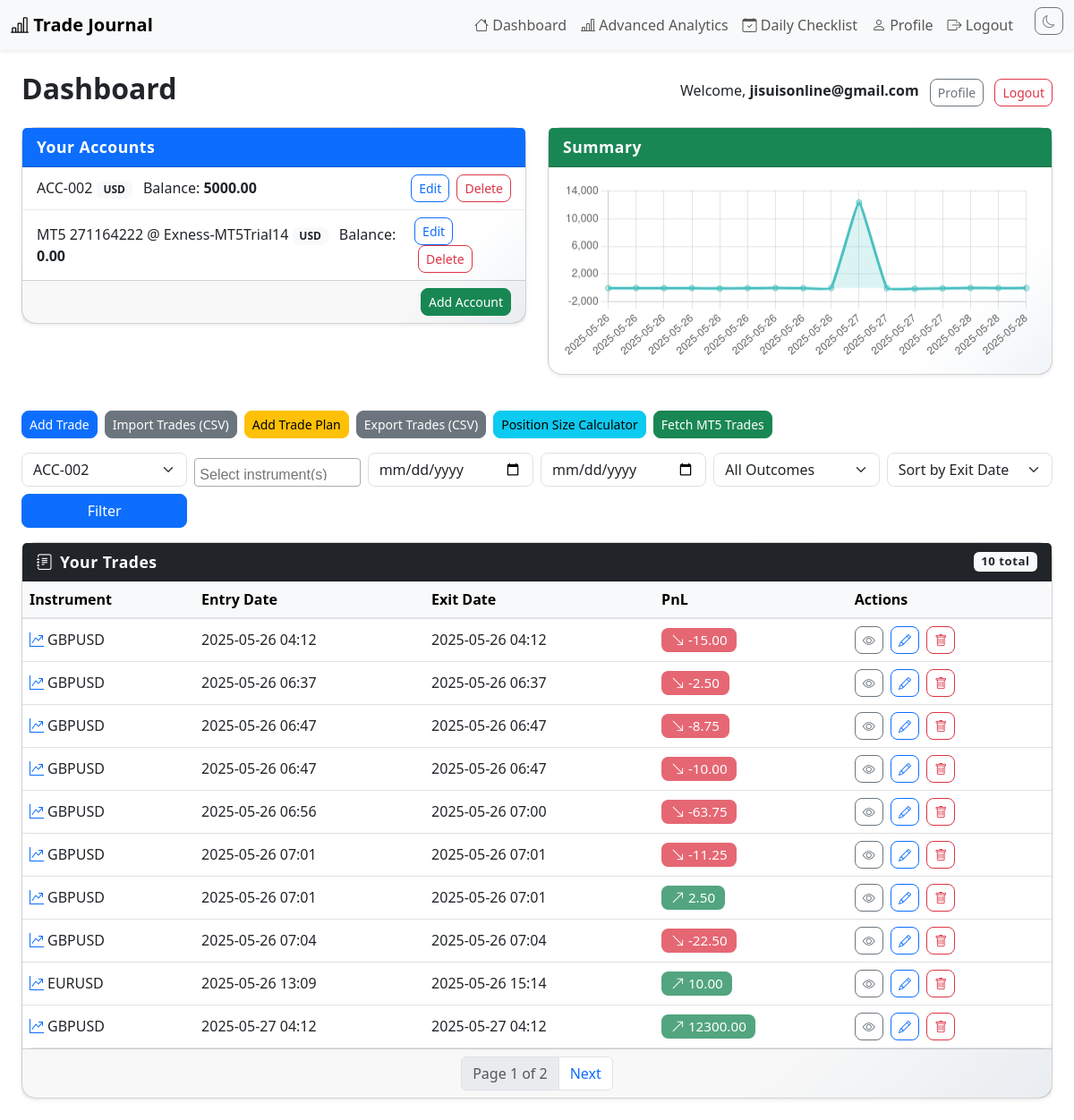
The page /dashboard/ (signed in) on the database its author committed.
### core/models.py (models this page shows, shortened)
class User(AbstractUser):
    email = models.EmailField(unique=True)
    phone = models.CharField(max_length=20, blank=True, null=True)
    USERNAME_FIELD = 'email'
    REQUIRED_FIELDS = ['username']

class Account(models.Model):
    user = models.ForeignKey('User', on_delete=models.CASCADE, related_name='accounts')
    name = models.CharField(max_length=100)
    balance = models.DecimalField(max_digits=12, decimal_places=2)
    currency = models.CharField(max_length=10, default='USD')
    created_at = models.DateTimeField(auto_now_add=True)
    mt5_account_number = models.CharField(max_length=32, blank=True, null=True)
    mt5_server = models.CharField(max_length=128, blank=True, null=True)
    mt5_last_fetch = models.DateTimeField(blank=True, null=True)

class Trade(models.Model):
    account = models.ForeignKey('Account', on_delete=models.CASCADE, related_name='trades')
    instrument = models.CharField(max_length=100)
    entry_price = models.DecimalField(max_digits=12, decimal_places=4)
    exit_price = models.DecimalField(max_digits=12, decimal_places=4)
    entry_date = models.DateTimeField()
    exit_date = models.DateTimeField()
    quantity = models.DecimalField(max_digits=12, decimal_places=2)
    notes = models.TextField(blank=True)
    tags = models.ManyToManyField('Tag', blank=True)
    session = models.ForeignKey('Session', null=True, blank=True, on_delete=models.SET_NULL)
    checklist = models.ManyToManyField('ChecklistItem', blank=True)
    positives = models.ManyToManyField('Positive', blank=True)
    negatives = models.ManyToManyField('Negative', blank=True)
    gross_pnl = models.DecimalField(max_digits=12, decimal_places=2, default=0)
    charges = models.DecimalField(max_digits=12, decimal_places=2, default=0)
    net_pnl = models.DecimalField(max_digits=12, decimal_places=2, default=0)
    @property
    def pnl(self):
        return self.net_pnl

### core/views.py (the view)
# urls.py: path('dashboard/', views.dashboard_view, name='dashboard'),
@login_required
def dashboard_view(request):
    accounts = Account.objects.filter(user=request.user)
    trades = Trade.objects.filter(account__user=request.user)
    instrument = request.GET.getlist('instrument')
    outcome = request.GET.get('outcome', '')
    account_number = request.GET.get('account_number', '')
    start_date = request.GET.get('start_date', '')
    end_date = request.GET.get('end_date', '')
    sort = request.GET.get('sort', 'exit_date')
    if instrument and 'ALL' not in instrument:
        trades = trades.filter(instrument__in=instrument)
    if outcome == 'win':
        trades = trades.filter(exit_price__gt=F('entry_price'))
    elif outcome == 'loss':
        trades = trades.filter(exit_price__lt=F('entry_price'))
    if account_number:
        try:
            account_number_int = int(account_number)
            trades = trades.filter(account__pk=account_number_int)
        except ValueError:
            pass
    if start_date:
        trades = trades.filter(exit_date__date__gte=parse_date(start_date))
    if end_date:
        trades = trades.filter(exit_date__date__lte=parse_date(end_date))
    if sort:
        trades = trades.order_by(sort)
    paginator = Paginator(trades, 10)  # Show 10 trades per page
    page_number = request.GET.get('page')
    page_obj = paginator.get_page(page_number)
    base_currency = request.GET.get('base_currency', 'USD')
    conversion_rates = {
        'USD': 1.0,
        'EUR': 0.92,
        'GBP': 0.79,
        'JPY': 156.0,
        'CAD': 1.36,
    }
    account_summaries = []
    for account in accounts:
        account_trades = trades.filter(account=account)
        account_pnl = sum([t.pnl for t in account_trades])
        rate = conversion_rates.get(account.currency, 1.0) / conversion_rates.get(base_currency, 1.0)
        account_summary = {
            'name': account.name,
            'balance': account.balance,
            'currency': account.currency,
            'pnl': account_pnl,
            'converted_balance': float(account.balance) * rate,
            'converted_pnl': float(account_pnl) * rate,
        }
        account_summaries.append(account_summary)
    total_pnl = sum([t.pnl for t in trades])
    total_trades = trades.count()
    wins = trades.filter(exit_price__gt=F('entry_price')).count()
    losses = trades.filter(exit_price__lt=F('entry_price')).count()
    win_rate = (wins / total_trades * 100) if total_trades else 0
    avg_risk_reward = (
        sum([(t.exit_price - t.entry_price) / abs(t.entry_price) for t in trades if t.entry_price != 0]) / total_trades
        if total_trades else 0
    )
    pnl_dates = [t.exit_date.strftime('%Y-%m-%d') for t in trades.order_by('exit_date')]
    pnl_values = [float(t.pnl) for t in trades.order_by('exit_date')]
    instrument_stats = []
    instrument_map = defaultdict(list)
    for t in trades:
        instrument_map[t.instrument].append(t)
    for instrument_name, tlist in instrument_map.items():
        count = len(tlist)
        wins = len([t for t in tlist if t.exit_price > t.entry_price])
        pnl = sum([t.pnl for t in tlist])
        win_rate_inst = (wins / count * 100) if count else 0
        instrument_stats.append({
            'instrument': instrument_name,
            'count': count,
            'win_rate': win_rate_inst,
            'pnl': pnl,
        })
    outcome_stats = []
    for outcome_label, filter_func in [
        ("Win", lambda t: t.exit_price > t.entry_price),
        ("Loss", lambda t: t.exit_price < t.entry_price),
        ("Break-even", lambda t: t.exit_price == t.entry_price),
    ]:
        tlist = [t for t in trades if filter_func(t)]
        count = len(tlist)
        wins = len([t for t in tlist if t.exit_price > t.entry_price])
        pnl = sum([t.pnl for t in tlist])
        win_rate_outcome = (wins / count * 100) if count else 0
        outcome_stats.append({
            'outcome': outcome_label,
            'count': count,
            'win_rate': win_rate_outcome,
            'pnl': pnl,
        })
    instrument_list = list(Instrument.objects.values_list('name', flat=True).order_by('name'))
    account_options = [(account.pk, account.name) for account in accounts]
    default_account = account_options[0][0] if account_options else ''
    filter_dict = {
        'instrument': instrument,
        'outcome': outcome,
        'account_number': account_number,
        'start_date': start_date,
        'end_date': end_date,
        'sort': sort,
    }
    return render(request, 'dashboard.html', {
        'accounts': accounts,
        'account_summaries': account_summaries,
        'trades': page_obj.object_list if 'page_obj' in locals() else trades,
        'page_obj': page_obj if 'page_obj' in locals() else None,
        'total_pnl': total_pnl,
        'win_rate': win_rate,
        'avg_risk_reward': avg_risk_reward,
        'pnl_dates': pnl_dates,
        'pnl_values': pnl_values,
        'filter': filter_dict,
        'base_currency': base_currency,
        'conversion_rates': conversion_rates,
        'instrument_stats': instrument_stats,
        'outcome_stats': outcome_stats,
        'instrument_list': instrument_list,
        'account_options': account_options,
        'default_account': default_account,
    })

### core/templates/dashboard.html (shortened to what this page needs)
{% extends 'base.html' %}
{% block content %}
<div class="container my-4">
  <div class="d-flex justify-content-between align-items-center mb-3">
    <h2 class="fw-bold">Dashboard</h2>
    <div>
      <span class="me-2">Welcome, <strong>{{ user.email }}</strong></span>
      <a href="{% url 'profile' %}" class="btn btn-outline-secondary btn-sm">Profile</a>
      <a href="{% url 'logout' %}" class="btn btn-outline-danger btn-sm ms-2">Logout</a>
    </div>
  </div>
  <div class="row mb-4">
    <div class="col-md-6">
      <div class="card shadow-sm mb-3">
        <div class="card-header bg-primary text-white">Your Accounts</div>
        <ul class="list-group list-group-flush">
          {% for account in accounts %}
            <li class="list-group-item d-flex justify-content-between align-items-center">
              <span>{{ account.name }} <span class="badge bg-light text-dark">{{ account.currency }}</span> <span class="ms-2">Balance: <strong>{{ account.balance }}</strong></span></span>
              <span>
                <a href="{% url 'account_edit' account.pk %}" class="btn btn-sm btn-outline-primary">Edit</a>
                <a href="{% url 'account_delete' account.pk %}" class="btn btn-sm btn-outline-danger ms-1">Delete</a>
              </span>
            </li>
          {% empty %}
            <li class="list-group-item">No accounts yet.</li>
          {% endfor %}
        </ul>
        <div class="card-footer text-end">
          <a href="{% url 'account_create' %}" class="btn btn-success btn-sm">Add Account</a>
        </div>
      </div>
    </div>
    <div class="col-md-6">
      <div class="card shadow-sm mb-3">
        <div class="card-header bg-success text-white">Summary</div>
        <div class="card-body">
          <canvas id="pnlChart" width="400" height="150"></canvas>
        </div>
      </div>
    </div>
  </div>
  <div class="d-flex flex-wrap gap-2 mb-3">
    <a href="{% url 'trade_create' %}" class="btn btn-primary btn-sm">Add Trade</a>
    <a href="{% url 'trade_import_csv' %}" class="btn btn-secondary btn-sm">Import Trades (CSV)</a>
    <a href="{% url 'trade_plan_create' %}" class="btn btn-warning btn-sm">Add Trade Plan</a>
    <a href="{% url 'trade_export_csv' %}" class="btn btn-secondary btn-sm">Export Trades (CSV)</a>
    <a href="{% url 'position_size_calculator' %}" class="btn btn-info btn-sm">Position Size Calculator</a>
    <a href="{% url 'fetch_mt5_trades' %}" class="btn btn-success btn-sm">Fetch MT5 Trades</a>
  </div>
  <form method="get" class="row g-2 mb-3 align-items-end">
    <div class="col-md-2">
      <select name="account_number" class="form-select">
        {% for pk, name in account_options %}
          <option value="{{ pk }}" {% if filter.account_number == pk|stringformat:"s" %}selected{% elif not filter.account_number and pk == default_account %}selected{% endif %}>{{ name }}</option>
        {% endfor %}
      </select>
    </div>
    <div class="col-md-2">
    </div>
    <div class="col-md-2">
      <input type="date" name="start_date" class="form-control" value="{{ filter.start_date }}">
    </div>
    <div class="col-md-2">
      <input type="date" name="end_date" class="form-control" value="{{ filter.end_date }}">
    </div>
    <div class="col-md-2">
      <select name="outcome" class="form-select">
        <option value="">All Outcomes</option>
      </select>
    </div>
    <div class="col-md-2">
      <select name="sort" class="form-select">
        <option value="exit_date" {% if filter.sort == 'exit_date' %}selected{% endif %}>Sort by Exit Date</option>
      </select>
    </div>
    <div class="col-md-2">
      <button type="submit" class="btn btn-primary w-100">Filter</button>
    </div>
  </form>
  <div class="card shadow-sm mb-4">
    <div class="card-header bg-dark text-white d-flex align-items-center justify-content-between">
      <span><i class="bi bi-journal-text me-2"></i>Your Trades</span>
      <span class="badge bg-light text-dark">{{ trades|length }} total</span>
    </div>
    <div class="table-responsive">
      <table class="table table-hover align-middle mb-0">
        <thead class="table-light">
          <tr>
            <th>Instrument</th>
            <th>Entry Date</th>
            <th>Exit Date</th>
            <th>PnL</th>
            <th>Actions</th>
          </tr>
        </thead>
        <tbody>
          {% for trade in trades %}
          <tr class="trade-row" data-href="{% url 'trade_detail' trade.pk %}" style="cursor:pointer;">
            <td><i class="bi bi-graph-up-arrow me-1 text-primary"></i>{{ trade.instrument }}</td>
            <td>{{ trade.entry_date|date:'Y-m-d H:i' }}</td>
            <td>{{ trade.exit_date|date:'Y-m-d H:i' }}</td>
            <td>
              {% if trade.pnl >= 0 %}
                <span class="badge badge-pnl bg-success bg-opacity-75 text-white"><i class="bi bi-arrow-up-right me-1"></i>{{ trade.pnl|floatformat:2 }}</span>
              {% else %}
                <span class="badge badge-pnl bg-danger bg-opacity-75 text-white"><i class="bi bi-arrow-down-right me-1"></i>{{ trade.pnl|floatformat:2 }}</span>
              {% endif %}
            </td>
            <td>
              <a href="{% url 'trade_detail' trade.pk %}" class="btn btn-sm btn-outline-secondary me-1" data-bs-toggle="tooltip" title="View Details"><i class="bi bi-eye"></i></a>
              <a href="{% url 'trade_edit' trade.pk %}" class="btn btn-sm btn-outline-primary me-1" data-bs-toggle="tooltip" title="Edit"><i class="bi bi-pencil"></i></a>
              <a href="{% url 'trade_delete' trade.pk %}" class="btn btn-sm btn-outline-danger" data-bs-toggle="tooltip" title="Delete"><i class="bi bi-trash"></i></a>
            </td>
          </tr>
          {% empty %}
          <tr><td colspan="5" class="text-center">No trades yet.</td></tr>
          {% endfor %}
        </tbody>
      </table>
    </div>
    <div class="card-footer">
      <nav aria-label="Trade pagination">
        <ul class="pagination justify-content-center mb-0">
          <li class="page-item disabled"><span class="page-link">Page {{ page_obj.number }} of {{ page_obj.paginator.num_pages }}</span></li>
          {% if page_obj.has_next %}
            <li class="page-item">
              <a class="page-link" href="?{% for key, value in filter.items %}{% if value %}{% if key == 'instrument' and value %}{% for v in value %}instrument={{ v|urlencode }}&{% endfor %}{% else %}{{ key }}={{ value|urlencode }}&{% endif %}{% endif %}{% endfor %}page={{ page_obj.next_page_number }}">Next</a>
            </li>
          {% endif %}
        </ul>
      </nav>
    </div>
  </div>
</div>
{% block extra_head %}
<link href="https://cdn.jsdelivr.net/npm/select2@4.1.0-rc.0/dist/css/select2.min.css" rel="stylesheet" />
{% endblock %}
<script>
$(document).ready(function() {
  $('#id_instrument').select2({
    placeholder: 'Select instrument(s)',
    allowClear: true,
    width: '100%',
  });
});
  // Make trade rows clickable (except when clicking action buttons)
  document.querySelectorAll('.trade-row').forEach(function(row) {
    row.addEventListener('click', function(e) {
      if (!e.target.closest('a')) {
        window.location = row.getAttribute('data-href');
      }
    });
    row.addEventListener('mouseover', function() {
      row.classList.add('table-active');
    });
    row.addEventListener('mouseout', function() {
      row.classList.remove('table-active');
    });
  });
  // Enable Bootstrap tooltips
  var tooltipTriggerList = [].slice.call(document.querySelectorAll('[data-bs-toggle="tooltip"]'));
  tooltipTriggerList.forEach(function (tooltipTriggerEl) {
    new bootstrap.Tooltip(tooltipTriggerEl);
  });
  // Chart.js code for PnL chart
  document.addEventListener('DOMContentLoaded', function() {
    const pnlDatesElem = document.getElementById('pnlDates');
    const pnlValuesElem = document.getElementById('pnlValues');
    if (pnlDatesElem && pnlValuesElem && document.getElementById('pnlChart')) {
      const labels = JSON.parse(pnlDatesElem.textContent);
      const data = JSON.parse(pnlValuesElem.textContent);
      const ctx = document.getElementById('pnlChart').getContext('2d');
      new Chart(ctx, {
        type: 'line',
        data: {
          labels: labels,
          datasets: [{
            label: 'PnL Over Time',
            data: data,
            borderColor: 'rgba(75, 192, 192, 1)',
            backgroundColor: 'rgba(75, 192, 192, 0.2)',
            fill: true,
            tension: 0.1
          }]
        },
        options: {
          responsive: true,
          plugins: { legend: { display: false } }
        }
      });
    }
  });
</script>
{% endblock %}

### rows shown on the page
User: email "jisuisonline@gmail.com"
Account: name "ACC-002", currency "USD", balance "5000.00", account_number "ACC-002"
Account: name "MT5 271164222 @ Exness-MT5Trial14", currency "USD", balance "0.00"
Trade: instrument "GBPUSD", entry_date "2025-05-26 04:12", exit_date "2025-05-26 04:12", pnl "-15.00"
Trade: instrument "GBPUSD", entry_date "2025-05-26 06:37", exit_date "2025-05-26 06:37", pnl "-2.50"
Trade: instrument "GBPUSD", entry_date "2025-05-26 06:47", exit_date "2025-05-26 06:47", pnl "-8.75"
Trade: instrument "GBPUSD", entry_date "2025-05-26 06:47", exit_date "2025-05-26 06:47", pnl "-10.00"
Trade: instrument "GBPUSD", entry_date "2025-05-26 06:56", exit_date "2025-05-26 07:00", pnl "-63.75"
Trade: instrument "GBPUSD", entry_date "2025-05-26 07:01", exit_date "2025-05-26 07:01", pnl "-11.25"
Trade: instrument "GBPUSD", entry_date "2025-05-26 07:01", exit_date "2025-05-26 07:01", pnl "2.50"
Trade: instrument "GBPUSD", entry_date "2025-05-26 07:04", exit_date "2025-05-26 07:04", pnl "-22.50"
Trade: instrument "EURUSD", entry_date "2025-05-26 13:09", exit_date "2025-05-26 15:14", pnl "10.00"
Trade: instrument "GBPUSD", entry_date "2025-05-27 04:12", exit_date "2025-05-27 04:12", pnl "12300.00"

### other values the page prints
{{ trades|length }} "10"
{{ page_obj.number }} "1"
{{ page_obj.paginator.num_pages }} "2"
